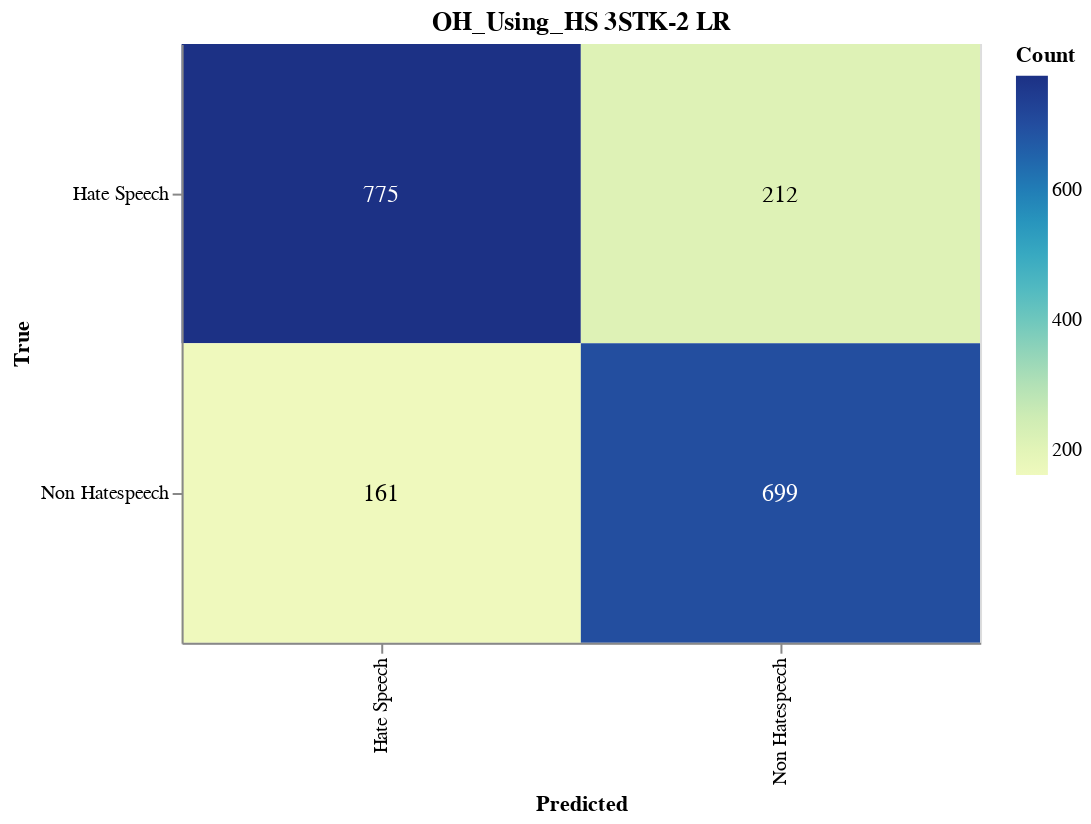

Source (notebook cell):
### Markdown cell above
#### Save CM

### Code cell
import altair as alt
import altair_saver
import pandas as pd
from sklearn.metrics import confusion_matrix

# Calculate the confusion matrix
cm = confusion_matrix(y_val, adjusted_predictions)

# Define class names
class_names = ['Hate Speech', 'Non Hatespeech']

# Convert confusion matrix to DataFrame
cm_df = pd.DataFrame(cm, index=class_names, columns=class_names).reset_index().melt(id_vars='index')
cm_df.columns = ['True', 'Predicted', 'Count']

# Ensure the order of categories
cm_df['True'] = pd.Categorical(cm_df['True'], categories=class_names, ordered=True)
cm_df['Predicted'] = pd.Categorical(cm_df['Predicted'], categories=class_names, ordered=True)

# Create the Altair plot
heatmap = alt.Chart(cm_df).mark_rect().encode(
    x=alt.X('Predicted:O', sort=class_names),
    y=alt.Y('True:O', sort=class_names),
    color='Count:Q',
    tooltip=['True', 'Predicted', 'Count']
).properties(
    width=400,
    height=300,
    title='OH_Using_HS 3STK-2 LR'
)

# Add text labels
text = heatmap.mark_text(
    align='center',
    baseline='middle',
    fontSize=12
).encode(
    text='Count:Q',
    color=alt.condition(
        alt.datum.Count > cm.max() / 2,
        alt.value('white'),
        alt.value('black')
    )
)

# Combine heatmap and text
final_chart = heatmap + text

# Display the plot
final_chart.show()

### Figure 1 — Vega-Lite specification as saved in the notebook (floating-point values rounded to 4 significant figures)
{"config": {"view": {"continuousWidth": 300, "continuousHeight": 300}}, "layer": [{"mark": {"type": "rect"}, "encoding": {"color": {"field": "Count", "type": "quantitative"}, "tooltip": [{"field": "True", "type": "ordinal"}, {"field": "Predicted", "type": "ordinal"}, {"field": "Count", "type": "quantitative"}], "x": {"field": "Predicted", "sort": ["Hate Speech", "Non Hatespeech"], "type": "ordinal"}, "y": {"field": "True", "sort": ["Hate Speech", "Non Hatespeech"], "type": "ordinal"}}, "title": "OH_Using_HS 3STK-2 LR"}, {"mark": {"type": "text", "align": "center", "baseline": "middle", "fontSize": 12}, "encoding": {"color": {"condition": {"test": "(datum.Count > 387.5)", "value": "white"}, "value": "black"}, "text": {"field": "Count", "type": "quantitative"}, "tooltip": [{"field": "True", "type": "ordinal"}, {"field": "Predicted", "type": "ordinal"}, {"field": "Count", "type": "quantitative"}], "x": {"field": "Predicted", "sort": ["Hate Speech", "Non Hatespeech"], "type": "ordinal"}, "y": {"field": "True", "sort": ["Hate Speech", "Non Hatespeech"], "type": "ordinal"}}, "title": "OH_Using_HS 3STK-2 LR"}], "data": {"name": "data-3aed9942450cf9af62f5f7d1e76a1eae"}, "height": 300, "width": 400, "$schema": "https://vega.github.io/schema/vega-lite/v5.17.0.json", "datasets": {"data-3aed9942450cf9af62f5f7d1e76a1eae": [{"True": "Hate Speech", "Predicted": "Hate Speech", "Count": 775}, {"True": "Non Hatespeech", "Predicted": "Hate Speech", "Count": 161}, {"True": "Hate Speech", "Predicted": "Non Hatespeech", "Count": 212}, {"True": "Non Hatespeech", "Predicted": "Non Hatespeech", "Count": 699}]}}
